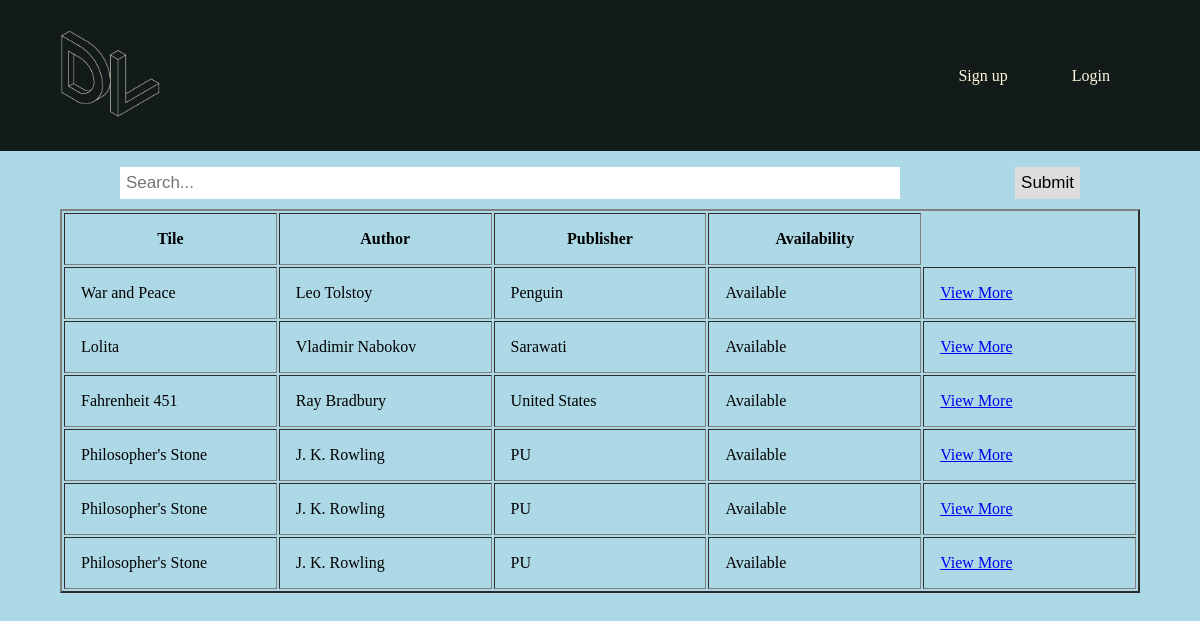
/, run on an earlier commit of the app's database.
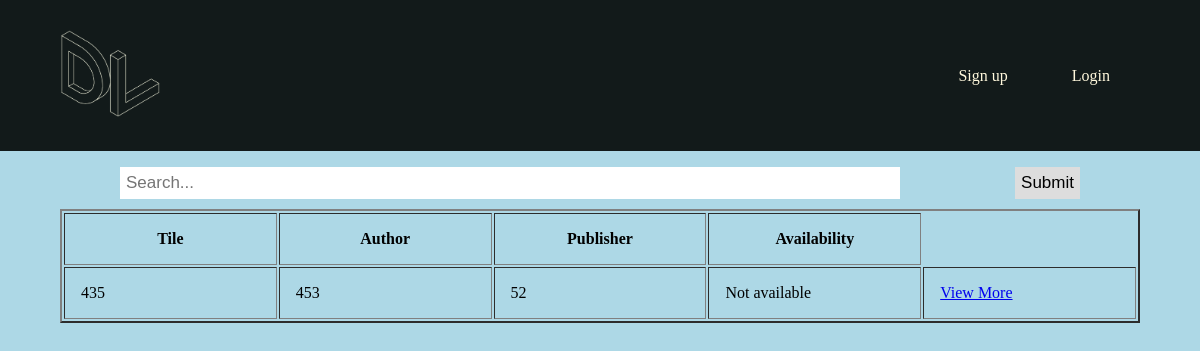
And on a later commit of the database.
### book/models.py (models this page shows)
class Book(models.Model):
    Title = models.CharField(max_length = 120,null = False)
    Author = models.CharField(max_length = 120)
    Publisher = models.CharField(max_length = 120)
    Genre = models.CharField(max_length = 120)
    ISBN = models.CharField(max_length = 13,null = False) #as int was small, take as char
    Location = models.TextField()
    Available = models.BooleanField(default=True)
    Comments = models.TextField(null=True)

### Home/views.py (the view)
# urls.py: path('', home_view, name='home'),
def home_view(request,*args,**kwargs):
    books = Book.objects.all()
    if request.user.groups.filter(name="Librarian"):
        return render(request,"Home/home-librarian.html",{"books":books})
    else:
        return render(request,"Home/home.html",{"books":books})

### Templates/Home/home.html (shortened to what this page needs)
{% load static %}
<!DOCTYPE html>
<head>
    <link rel="stylesheet" href="{% static 'Home/style.css' %}">
</head>
<body>
    <header>
    <a href="/"><img src="{% static 'DevLibrary.png' %}" alt="" width = "100" ></a>
        <nav>
            <ul class = "nvlinks">
                {% if user.is_authenticated %}
                <li><a href="user/">Hello, {{user.username}}</a></li>
                <li><a href="logout/">Logout</a></li>
                {% else %}
                <li><a href="register/">Sign up</a></li>
                <li><a href="login/">Login</a></li>
                {% endif %}
            </ul>
        </nav>
    </header>
    <div class = "searchbar">
        <form action = "/search/" method = "GET">
         <input type="text" placeholder="Search..." name="srch" id="srch">
         <button type="submit">Submit</button>
        </form>
    </div>
    <div>
    <table class="table" border = "2px solid black" style="margin-left:auto;margin-right:auto;width:90%">
        <thead>
            <tr>
                <th style = "padding: 16px; width:20%;">Tile</th>
                <th style = "padding: 16px; width:20%;">Author</th>
                <th style = "padding: 16px; width:20%;">Publisher</th>
                <th style = "padding: 16px; width:20%;">Availability</th>
            </tr>
        </thead>
        <tbody>
        {% for book in books%}
            <tr>
                <td style = "padding: 16px; width:20%;" scope="row">{{book.Title}}</td>
                <td style = "padding: 16px; width:20%;">{{book.Author}}</td>
                <td style = "padding: 16px; width:20%;">{{book.Publisher}}</td>
                {% if book.Available %}
                <td style = "padding: 16px; width:20%;">Available</td>
                {% else %}
                <td style = "padding: 16px; width:20%;">Not available</td>
                {% endif %}
                <td style = "padding: 16px; width:20%;"><a href ="/book/{{book.id}}">View More</a></td>
            </tr>
        {% endfor %}
        </tbody>
    </table>
    </div>
</body>

### static/Home/style.css (style rules this page uses)
body { background-color: lightblue; }
* { margin: 0; padding: 0; }
header a,li { font: "Montserrat", sans-serif; font-size: 16px; color: cornsilk; text-decoration: none; }
header { background-color: #121a1a; display: flex; justify-content: space-between; align-items: center; padding: 30px 5%; }
.nvlinks { list-style: none; }
.nvlinks li { display: inline-block; padding: 0 30px; }
.searchbar { width: 80%; margin-left: auto; margin-right: auto; margin-top: 16px; }
.searchbar form { width: 100%; }
.searchbar input[type=text] { padding: 6px; width: 80%; margin-top: 0; margin-right: 0; margin-left: auto; margin-bottom: 10px; font-size: 17px; border: none; }
.searchbar button { float: right; padding: 6px; margin-top: 0px; margin-left: 0px; margin-right: auto; background: #ddd; font-size: 17px; border: none; cursor: pointer; }

What changed in the data, as far as the page shows it:
removed Book: Title "War and Peace", Author "Leo Tolstoy", Publisher "Penguin", Available "Available"
removed Book: Title "Lolita", Author "Vladimir Nabokov", Publisher "Sarawati", Available "Available"
removed Book: Title "Fahrenheit 451", Author "Ray Bradbury", Publisher "United States", Available "Available"
removed Book: Title "Philosopher's Stone", Author "J. K. Rowling", Publisher "PU", Available "Available"
removed Book: Title "Philosopher's Stone", Author "J. K. Rowling", Publisher "PU", Available "Available"
removed Book: Title "Philosopher's Stone", Author "J. K. Rowling", Publisher "PU", Available "Available"
added Book: Title "435", Author "453", Publisher "52", Available "Not available"
